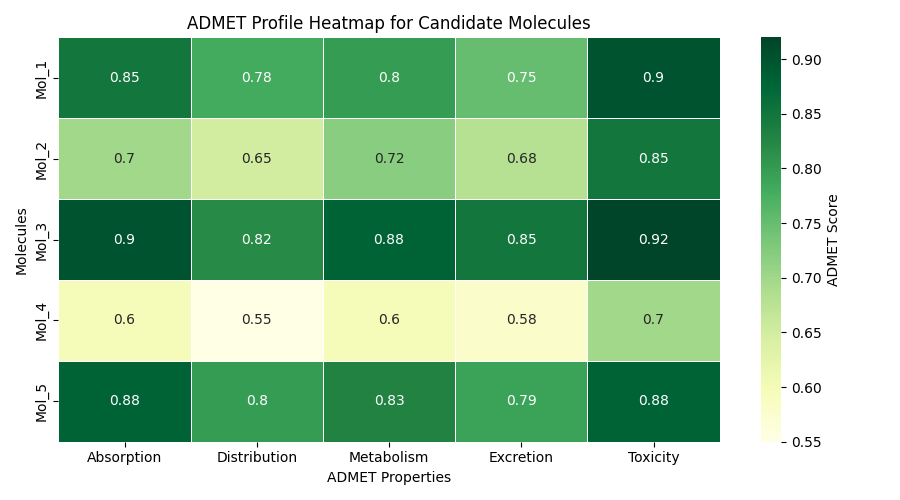

This figure's Python source:
import pandas as pd
import seaborn as sns
import matplotlib.pyplot as plt

# Example ADMET scores (0 = poor, 1 = excellent)
data = {
    "Absorption": [0.85, 0.70, 0.90, 0.60, 0.88],
    "Distribution": [0.78, 0.65, 0.82, 0.55, 0.80],
    "Metabolism": [0.80, 0.72, 0.88, 0.60, 0.83],
    "Excretion": [0.75, 0.68, 0.85, 0.58, 0.79],
    "Toxicity": [0.90, 0.85, 0.92, 0.70, 0.88]
}

molecules = ["Mol_1", "Mol_2", "Mol_3", "Mol_4", "Mol_5"]

df = pd.DataFrame(data, index=molecules)

plt.figure(figsize=(9, 5))
sns.heatmap(
    df,
    annot=True,
    cmap="YlGn",
    linewidths=0.5,
    cbar_kws={"label": "ADMET Score"}
)

plt.title("ADMET Profile Heatmap for Candidate Molecules")
plt.ylabel("Molecules")
plt.xlabel("ADMET Properties")
plt.tight_layout()

# Save image for PPT
plt.savefig("analysis/admet_heatmap.png")

plt.show()
